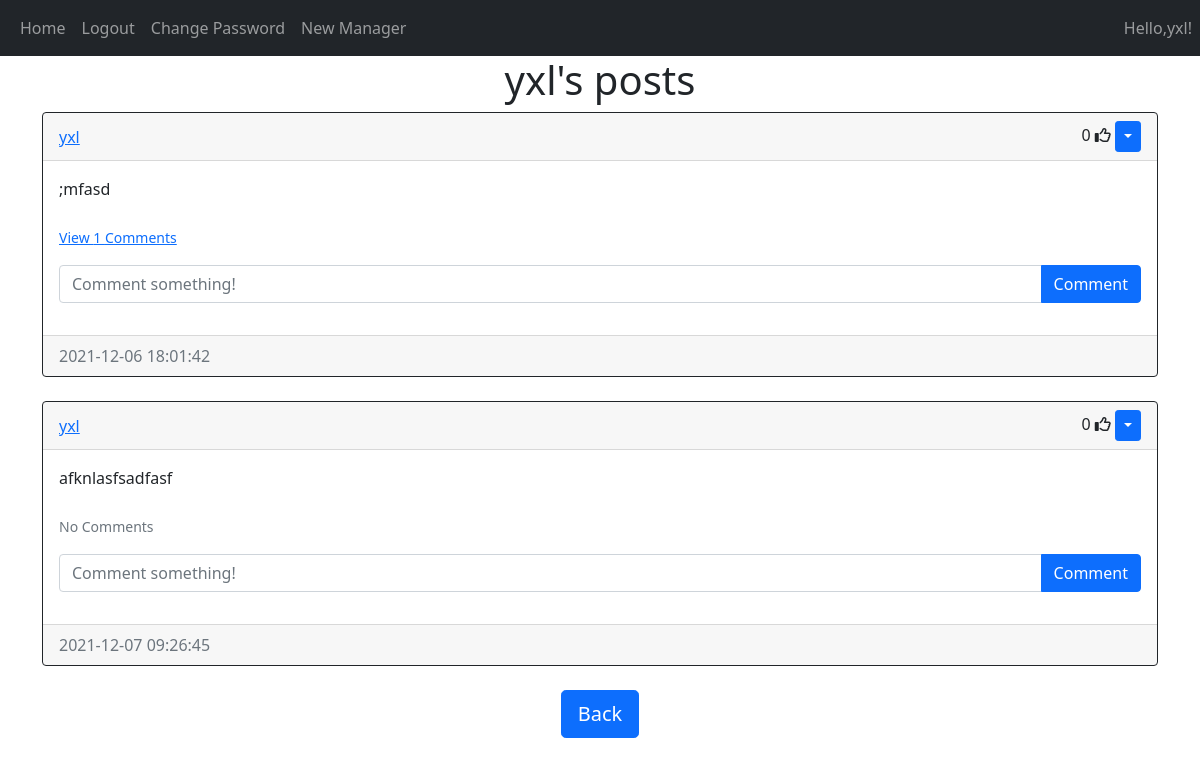
/posts/yxl (signed in), run on an earlier commit of the app's database.
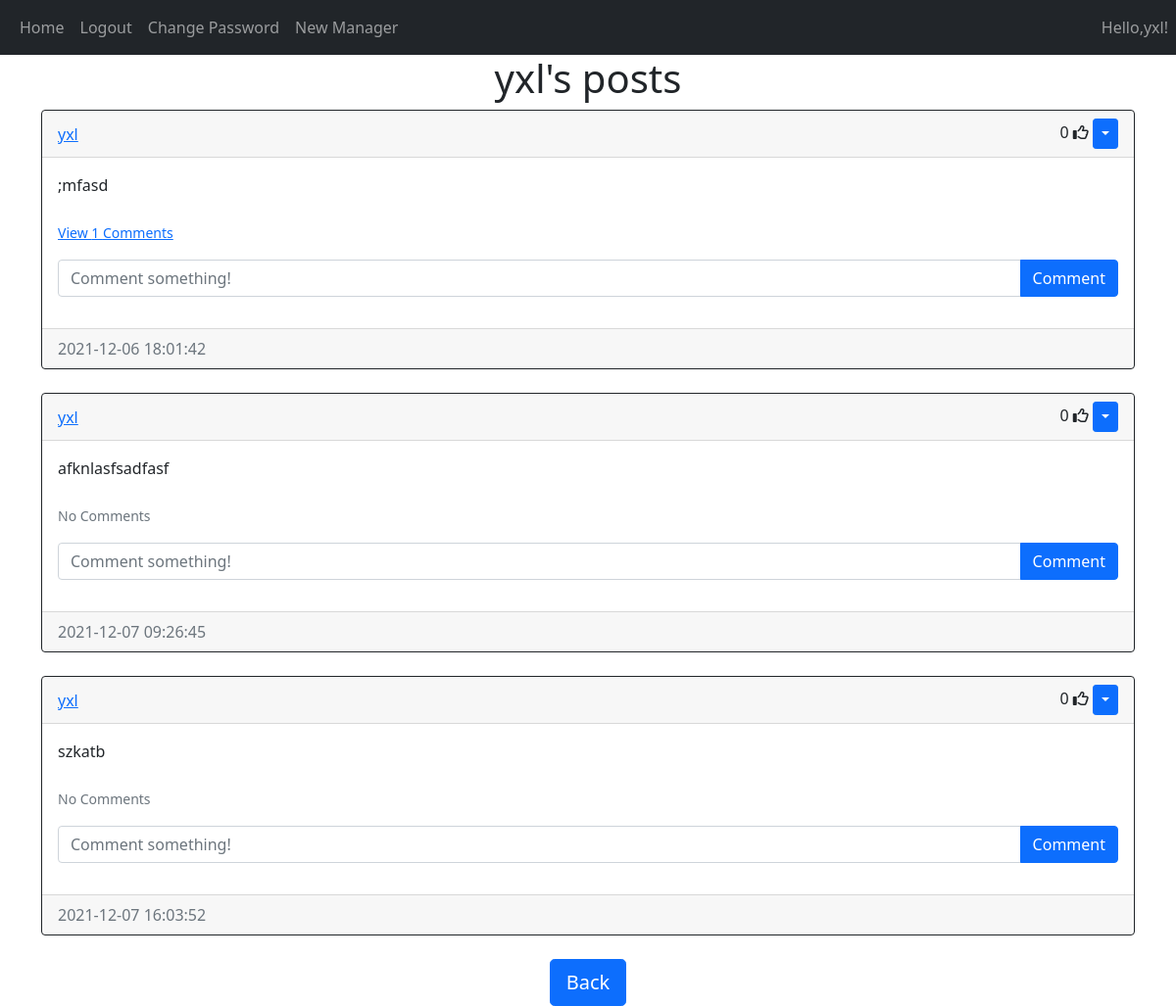
And on a later commit of the database.
### website/models.py (models this page shows)
class User(db.Model, UserMixin):
    id = db.Column(db.Integer, primary_key=True)
    email = db.Column(db.String(150), unique=True)
    username = db.Column(db.String(150), unique=True)
    password = db.Column(db.String(150))
    is_manager = db.Column(db.BOOLEAN)
    date_created = db.Column(db.DateTime(timezone=True), default=func.now())
    posts = db.relationship('Post', backref='user', passive_deletes=True)
    comments = db.relationship('Comment', backref='user', passive_deletes=True)
    likes = db.relationship('Like', backref='user', passive_deletes=True)

class Post(db.Model):
    id = db.Column(db.Integer, primary_key=True)
    text = db.Column(db.Text, nullable=False)
    date_created = db.Column(db.DateTime(timezone=True), default=func.now())
    author = db.Column(db.Integer, db.ForeignKey(
        'user.id', ondelete="CASCADE"), nullable=False)
    comments = db.relationship('Comment', backref='post', passive_deletes=True)
    likes = db.relationship('Like', backref='post', passive_deletes=True)

### website/views.py (the view)
@views.route("/posts/<username>")
@login_required
def posts(username):
    user = User.query.filter_by(username=username).first()
    if not user:
        flash('No user with that username exists.', category='error')
        return redirect(url_for('views.home'))
    posts = user.posts
    return render_template("posts.html", user=current_user, posts=posts, username=username)

### website/templates/posts.html (shortened to what this page needs)
{% extends "posts_div.html" %}  {% block header %} {{username}}'s posts {% endblock %} {% block footer %}
<div align="center">
  <a href="/home"
    ><button type="button" class="btn btn-primary btn-lg">Back</button></a
  >
</div>
{% endblock %}

### website/templates/posts_div.html (shortened to what this page needs)
{% extends "base.html" %} {% block title %}Home{% endblock %} {% block content
%}
<h1 align="center">{% block header %}Posts{% endblock %}</h1>
<div id="posts">
  {% for post in posts %}
  <div class="card border-dark">
    <div class="card-header d-flex justify-content-between align-items-center">
      <a href="/posts/{{post.user.username}}">{{post.user.username}}</a>
      <div>
        <span id="likes-count-{{post.id}}">
        {{ post.likes|length }}</span>
        {% if user.id in post.likes|map(attribute="author")|list %}
        <i
          class="fas fa-thumbs-up"
          id="like-button-{{post.id}}"
          onclick="like({{post.id}})"
        ></i>
        {% else %}
        <i
          class="far fa-thumbs-up"
          id="like-button-{{post.id}}"
          onclick="like({{post.id}})"
        ></i>
        {% endif %} {% if user.id == post.author or user.is_manager == True%}
        <div class="btn-group">
          <button
            type="button"
            class="btn btn-sm btn-primary dropdown-toggle"
            data-bs-toggle="dropdown"
          ></button>
        </div>
        {% endif %}
      </div>
    </div>
    <div class="card-body">
      <div class="card-text">{{post.text}}</div>
      <br />
      <p class="card-text">
        {% if post.comments|length > 0 %}
        <a data-bs-toggle="collapse" href="#comments-{{post.id}}" role="button">
          <small>View {{post.comments|length}} Comments</small>
        </a>
        {% else %}
        <small class="text-muted">No Comments</small>
        {% endif %}
      </p>
      <form
        class="input-group mb-3"
        method="POST"
        action="/create-comment/{{post.id}}"
      >
        <input
          type="text"
          id="text"
          name="text"
          class="form-control"
          placeholder="Comment something!"
        />
        <button type="submit" class="btn btn-primary">Comment</button>
      </form>
    </div>
    <div class="card-footer text-muted">{{post.date_created}}</div>
  </div>
  <br > {% endfor %}
</div>
{% block footer %}{% endblock %} {% endblock %}

### website/templates/base.html (shortened to what this page needs)
<!DOCTYPE html>
<html lang="en">
  <head>
    <link
      href="https://cdn.jsdelivr.net/npm/bootstrap@5.0.2/dist/css/bootstrap.min.css"
      rel="stylesheet"
    />
  </head>
  <body>
    <nav class="navbar navbar-expand-lg navbar-dark bg-dark">
      <div class="container-fluid">
        <div class="collapse navbar-collapse" id="navbar" >
          <div class="navbar-nav">
            <a class="nav-item nav-link" href="/home">Home</a>
            {% if user.is_authenticated %}
            <a class="nav-item nav-link" href="/logout">Logout</a>
            <a class="nav-item nav-link" href="/change_password">Change Password</a>
                {% if user.is_manager == True %}
                    <a class="nav-item nav-link" href="/new_manager">New Manager</a>
                {% endif %}
            {% else %}
            <a class="nav-item nav-link" href="/login">Login</a>
            <a class="nav-item nav-link" href="/sign_up">Sign Up</a>
                <a class="nav-item nav-link" href="/forget_password">Forget Password</a>
            {% endif %}
          </div>
        </div>
      </div>
    <div class = "collapse navbar-collapse" id = "navbar">
        <div class="navbar-nav">
            {% if user.is_authenticated %}
            <a class="nav-item nav-link">Hello,{{ user.username }}!</a>
            {% else %}
            <a class="nav-item nav-link">Hello!</a>
            {% endif %}
        </div>
    </div>
    </nav>
    <div class="container">{% block content %}{% endblock %}</div>
  </body>
</html>

What changed in the data, as far as the page shows it:
added Post: user.username "yxl", likes|length "0", text "szkatb", shows "No Comments", date_created "2021-12-07 16:03:52"
